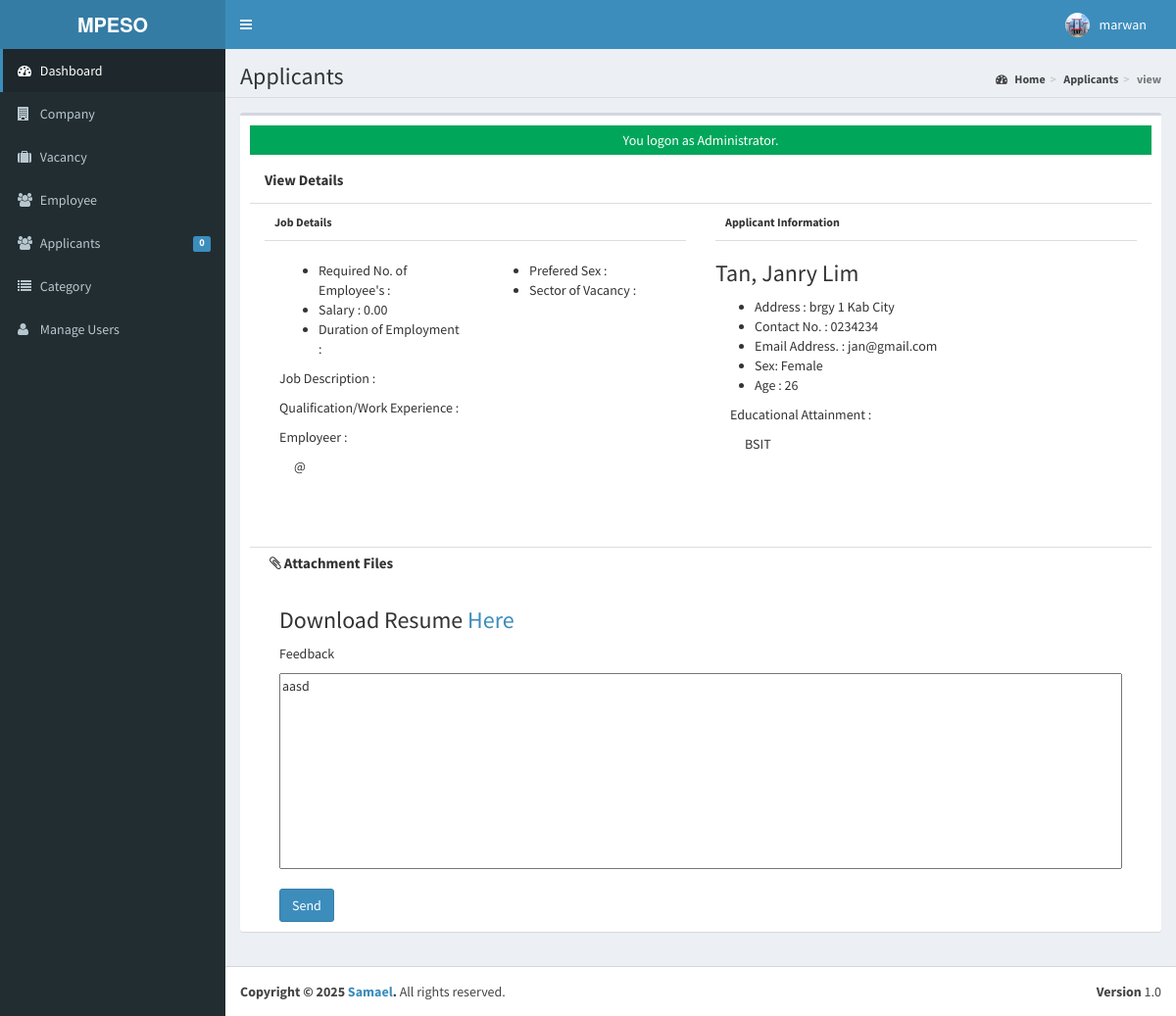
Screenshot of /admin/applicants/index.php?view=view&id=2018015 (signed in) with the database file from the repository.
### tables this page shows
CREATE TABLE `tblusers` (
  `USERID` varchar(30) NOT NULL,
  `FULLNAME` varchar(40) NOT NULL,
  `USERNAME` varchar(90) NOT NULL,
  `PASS` varchar(90) NOT NULL,
  `ROLE` varchar(30) NOT NULL,
  `PICLOCATION` varchar(255) NOT NULL
);

CREATE TABLE `tblapplicants` (
  `APPLICANTID` int NOT NULL,
  `FNAME` varchar(90) NOT NULL,
  `LNAME` varchar(90) NOT NULL,
  `MNAME` varchar(90) NOT NULL,
  `ADDRESS` varchar(255) NOT NULL,
  `SEX` varchar(11) NOT NULL,
  `CIVILSTATUS` varchar(30) NOT NULL,
  `BIRTHDATE` date NOT NULL,
  `BIRTHPLACE` varchar(255) NOT NULL,
  `AGE` int NOT NULL,
  `USERNAME` varchar(90) NOT NULL,
  `PASS` varchar(90) NOT NULL,
  `EMAILADDRESS` varchar(90) NOT NULL,
  `CONTACTNO` varchar(90) NOT NULL,
  `DEGREE` text NOT NULL,
  `APPLICANTPHOTO` varchar(255) NOT NULL,
  `NATIONALID` varchar(255) NOT NULL
);

CREATE TABLE `tbljobregistration` (
  `REGISTRATIONID` int NOT NULL,
  `COMPANYID` int NOT NULL,
  `JOBID` int NOT NULL,
  `APPLICANTID` int NOT NULL,
  `APPLICANT` varchar(90) NOT NULL,
  `REGISTRATIONDATE` date NOT NULL,
  `REMARKS` varchar(255) NOT NULL DEFAULT 'Pending',
  `FILEID` varchar(30) DEFAULT NULL,
  `PENDINGAPPLICATION` tinyint(1) NOT NULL DEFAULT '1',
  `HVIEW` tinyint(1) NOT NULL DEFAULT '1',
  `DATETIMEAPPROVED` datetime NOT NULL
);

### admin/applicants/index.php (called while the page is built, shortened)
<?php
require_once("../../include/initialize.php");
 $title="Applicants";
require_once ("../theme/templates.php");
?>

### include/database.php (called while the page is built, shortened)
<?php
class Database {
	var $sql_string = '';
	private $conn;
	public function open_connection() {
		$this->conn = mysqli_connect(server,user,pass);
		if(!$this->conn){
			$this->error_msg = "Problem in database connection! Contact administrator!";
			error_log($this->error_msg);
			exit();
		} else {
			$db_select = mysqli_select_db($this->conn,database_name);
		}
	}
	function setQuery($sql='') {
		$this->sql_string = $sql;
		return true;
	}
	function executeQuery() {
		$result = mysqli_query($this->conn, $this->sql_string);
		return $result;
	}
	function loadSingleResult() {
		$cur = $this->executeQuery();
		$row = mysqli_fetch_object($cur);
		return $row;
	}
}
$mydb = new Database();
?>

### include/accounts.php (called while the page is built, shortened)
<?php
require_once(LIB_PATH.DS.'database.php');
class User {
	protected static  $tblname = "tblusers";
	function single_user($id=""){
			global $mydb;
			$mydb->setQuery("SELECT * FROM ".self::$tblname."
				Where USERID= '{$id}' LIMIT 1");
			$cur = $mydb->loadSingleResult();
			return $cur;
	}
}
?>

### include/function.php (called while the page is built, shortened)
<?php
function currentpage(){
		$this_page = $_SERVER['SCRIPT_NAME'];
	    $bits = explode('/',$this_page);
		 return $bits[3];
	}
		?>

### include/jobregistration.php (called while the page is built, shortened)
<?php
require_once(LIB_PATH.DS.'database.php');
class JobRegistration {
	protected static  $tblname = "tbljobregistration";
	function single_jobregistration($id=""){
			global $mydb;
			$mydb->setQuery("SELECT * FROM ".self::$tblname."
				Where REGISTRATIONID= '{$id}' LIMIT 1");
			$cur = $mydb->loadSingleResult();
			return $cur;
	}
}
?>

### include/job.php (called while the page is built, shortened)
<?php
require_once(LIB_PATH.DS.'database.php');
class Jobs {
	protected static  $tblname = "tbljob";
	function single_job($id=""){
			global $mydb;
			$mydb->setQuery("SELECT * FROM ".self::$tblname."
				Where JOBID= '{$id}' LIMIT 1");
			$cur = $mydb->loadSingleResult();
			return $cur;
	}
}
?>

### include/applicant.php (called while the page is built, shortened)
<?php
require_once(LIB_PATH.DS.'database.php');
class Applicants {
	protected static  $tblname = "tblapplicants";
	function single_applicant($id=""){
			global $mydb;
			$mydb->setQuery("SELECT * FROM ".self::$tblname."
				Where APPLICANTID= '{$id}' LIMIT 1");
			$cur = $mydb->loadSingleResult();
			return $cur;
	}
}
?>

### admin/applicants/view.php (the view, shortened to what this page needs)
<?php
global $mydb;
	$red_id = isset($_GET['id']) ? $_GET['id'] : '';
	$applicant = new Applicants();
	$appl = $applicant->single_applicant($red_id);
	$sql = "SELECT * FROM `tbljobregistration` WHERE APPLICANTID = '{$red_id}'";
	$mydb->setQuery($sql);
	$jobreg = $mydb->loadSingleResult();
	if($jobreg) {
		$jobregistration = New JobRegistration();
		$jobreg = $jobregistration->single_jobregistration($jobreg->REGISTRATIONID);
		$jobvacancy = New Jobs();
		$job = $jobvacancy->single_job($jobreg->JOBID);
		$company = new Company();
		$comp = $company->single_company($jobreg->COMPANYID);
		$sql = "SELECT * FROM `tblattachmentfile` WHERE `FILEID`=" .$jobreg->FILEID;
		$mydb->setQuery($sql);
		$attachmentfile = $mydb->loadSingleResult();
	}
?>
<div class="col-sm-12 content-header">View Details</div>
<?php if($jobreg) { ?>
<form action="controller.php?action=approve" method="POST">
<div class="col-sm-6 content-body" >
	<p>Job Details</p>
	<div class="col-sm-6">
		<ul>
            <li><i class="fp-ht-bed"></i>Required No. of Employee's : <?php echo $job->REQ_NO_EMPLOYEES; ?></li>
            <li><i class="fp-ht-food"></i>Salary : <?php echo number_format($job->SALARIES,2);  ?></li>
            <li><i class="fa fa-sun-"></i>Duration of Employment : <?php echo $job->DURATION_EMPLOYEMENT; ?></li>
        </ul>
	</div>
	<div class="col-sm-6">
		<ul>
            <li><i class="fp-ht-tv"></i>Prefered Sex : <?php echo $job->PREFEREDSEX; ?></li>
            <li><i class="fp-ht-computer"></i>Sector of Vacancy : <?php echo $job->SECTOR_VACANCY; ?></li>
        </ul>
	</div>
	<div class="col-sm-12">
		<p>Job Description : </p>
	</div>
	<div class="col-sm-12">
		<p>Qualification/Work Experience : </p>
	</div>
	<div class="col-sm-12">
		<p>Employeer : </p>
		<p style="margin-left: 15px;">@ <?php echo $comp->COMPANYADDRESS ; ?></p>
	</div>
</div>
<?php } ?>
<div class="col-sm-<?php echo $jobreg ? '6' : '12'; ?> content-body" >
	<p>Applicant Information</p>
	<h3> <?php echo $appl->LNAME. ', ' .$appl->FNAME . ' ' . $appl->MNAME;?></h3>
	<ul>
		<li>Address : <?php echo $appl->ADDRESS; ?></li>
		<li>Contact No. : <?php echo $appl->CONTACTNO;?></li>
		<li>Email Address. : <?php echo $appl->EMAILADDRESS;?></li>
		<li>Sex: <?php echo $appl->SEX;?></li>
		<li>Age : <?php echo $appl->AGE;?></li>
	</ul>
	<div class="col-sm-12">
		<p>Educational Attainment : </p>
		<p style="margin-left: 15px;"><?php echo $appl->DEGREE;?></p>
	</div>
</div>
<?php if($jobreg) { ?>
<div class="col-sm-12 content-footer">
<p><i class="fa fa-paperclip"></i>  Attachment Files</p>
	<div class="col-sm-12 slider">
		 <h3>Download Resume <a href="<?php echo web_root.'applicant/'.$attachmentfile->FILE_LOCATION; ?>">Here</a></h3>
	</div>
	<div class="col-sm-12">
		<p>Feedback</p>
		<textarea class="input-group" name="REMARKS"><?php echo isset($jobreg->REMARKS) ? $jobreg->REMARKS : ""; ?></textarea>
	</div>
	<div class="col-sm-12  submitbutton ">
		<button type="submit" name="submit" class="btn btn-primary">Send</button>
	</div>
</div>
</form>
<?php } ?>

### admin/theme/templates.php (shortened to what this page needs)
<!DOCTYPE html>
<html>
    <head>
        <link rel="stylesheet" href="<?php echo web_root;?>bootstrap/css/bootstrap.min.css">
        <link rel="stylesheet" href="<?php echo web_root;?>plugins/font-awesome/css/font-awesome.min.css">
        <link rel="stylesheet" href="<?php echo web_root;?>dist/css/AdminLTE.min.css">
        <link rel="stylesheet" href="<?php echo web_root;?>dist/css/skins/_all-skins.min.css">
        <link rel="stylesheet" href="<?php echo web_root;?>plugins/iCheck/flat/blue.css">
        <link rel="stylesheet" href="<?php echo web_root;?>plugins/morris/morris.css">
        <link rel="stylesheet" href="<?php echo web_root;?>plugins/jvectormap/jquery-jvectormap-1.2.2.css">
        <link href="<?php echo web_root; ?>plugins/datepicker/bootstrap-datetimepicker.min.css" rel="stylesheet" media="screen">
        <link rel="stylesheet" href="<?php echo web_root;?>plugins/dataTables/jquery.dataTables.min.css">
        <link rel="stylesheet" href="<?php echo web_root;?>plugins/bootstrap-wysihtml5/bootstrap3-wysihtml5.min.css">
    </head>
 <body class="hold-transition skin-blue fixed sidebar-mini">
<div class="wrapper">
  <header class="main-header">
    <a href="<?php echo web_root;?>/admin/" class="logo">
      <span class="logo-lg"><b>MPESO</b></span>
    </a>
    <nav class="navbar navbar-static-top" role="navigation">
      <a href="#" class="sidebar-toggle" data-toggle="offcanvas" role="button">
      </a>
      <div class="navbar-custom-menu">
        <ul class="nav navbar-nav">
          <?php
              $user = New User();
              $singleuser = $user->single_user($_SESSION['ADMIN_USERID']);
          ?>
          <li class="dropdown user user-menu" style="padding-right: 15px;"  >
            <a href="#" class="dropdown-toggle" data-toggle="dropdown">
              <img src="<?php echo !empty($singleuser->PICLOCATION) ? web_root.'admin/user/'.$singleuser->PICLOCATION : web_root.'admin/user/photos/default.png'; ?>" class="user-image" alt="User Image">
              <span class="hidden-xs"><?php echo $singleuser->FULLNAME; ?></span>
            </a>
          </li>
        </ul>
      </div>
    </nav>
  </header>
  <aside class="main-sidebar">
    <section class="sidebar">
      <ul class="sidebar-menu">
        <li  class="<?php echo (currentpage() == 'index.php') ? "active" : false;?>" >
          <a href="<?php echo web_root ;?>admin/">
            <i class="fa fa-dashboard"></i> <span>Dashboard</span>
          </a>
        </li>
        <li class="<?php echo (currentpage() == 'company') ? "active" : false;?>" >
          <a href="<?php echo web_root ;?>admin/company/">
            <i class="fa fa-building"></i> <span>Company</span>
          </a>
        </li>
        <li class="<?php echo (currentpage() == 'vacancy') ? "active" : false;?>" >
          <a href="<?php echo web_root ;?>admin/vacancy/">
            <i class="fa fa-suitcase"></i> <span>Vacancy</span>
          </a>
        </li>
        <li class="<?php echo (currentpage() == 'employee') ? "active" : false;?>" >
          <a href="<?php echo web_root ;?>admin/employee/">
            <i class="fa fa-users"></i> <span>Employee</span>
          </a>
        </li>
        <li class="<?php echo (currentpage() == 'applicants') ? "active" : false;?>" >
          <a href="<?php echo web_root ;?>admin/applicants/">
            <i class="fa fa-users"></i> <span>Applicants</span>
            <span class="label label-primary pull-right">
              <?php
                $sql = "SELECT count(*) as 'APPL' FROM `tbljobregistration` WHERE `PENDINGAPPLICATION`=1";
                $mydb->setQuery($sql);
                $pending = $mydb->loadSingleResult();
                echo $pending->APPL;
              ?>
            </span>
          </a>
        </li>
        <li class="<?php echo (currentpage() == 'category') ? "active" : false;?>" >
          <a href="<?php echo web_root ;?>admin/category/">
            <i class="fa fa-list"></i> <span>Category</span>
          </a>
        </li>
         <li class="<?php echo (currentpage() == 'user') ? "active" : false;?>">
          <a href="<?php echo web_root; ?>admin/user/">
            <i class="fa fa-user"></i> <span>Manage Users</span> </a>
        </li>
      </ul>
    </section>
  </aside>
  <div class="content-wrapper">
  <section class="content-header">
      <h1>
        <?php echo isset($title) ? $title : ''; ?>
      </h1>
      <ol class="breadcrumb">
        <?php
          if ($title!='Home') {
            $active_title = '';
            if (isset($_GET['view'])) {
              $active_title = '<li class='.$active_title.'><a href="index.php">'.$title.'</a></li>';
            }else{
              $active_title = '<li class='.$active_title.'>'.$title.'</li>';
            }
            echo '<li><a href='.web_root.'admin/><i class="fa fa-dashboard"></i> Home</a></li>';
            echo  $active_title;
            echo  isset($_GET['view']) ? '<li class="active">'.$_GET['view'].'</li>' : '';
          }
        ?>
      </ol>
    </section>
         <section class="content">
          <div class="row">
            <div class="col-xs-12">
              <div class="box">
                <div class="box-body">
              <?php
               require_once $content;
               ?>
             </div>
             </div>
           </div>
         </div>
         </section>
 </div>
  <footer class="main-footer">
    <div class="pull-right hidden-xs">
      <b>Version</b> 1.0
    </div>
    <strong>Copyright &copy; 2025 <a href="m.me/kh1ddtv">Samael</a>.</strong> All rights
    reserved.
  </footer>
    </body>
</html>

### admin/applicants/view.php (style rules this page uses)
.content-header { min-height: 50px; border-bottom: 1px solid #ddd; font-size: 15px; font-weight: bold; }
.content-body { min-height: 350px; }
.content-body >p { padding:10px; font-size: 12px; font-weight: bold; border-bottom: 1px solid #ddd; }
.content-footer { min-height: 100px; border-top: 1px solid #ddd; }
.content-footer > p { padding:5px; font-size: 15px; font-weight: bold; }
.content-footer textarea { width: 100%; height: 200px; }
.content-footer .submitbutton { margin-top: 20px; }

### rows the page displays
tblusers: PICLOCATION (picture), FULLNAME "marwan"
tblapplicants: LNAME "Tan", FNAME "Janry", MNAME "Lim", ADDRESS "brgy 1 Kab City", CONTACTNO "0234234", EMAILADDRESS "jan@gmail.com", SEX "Female", AGE "26", DEGREE "BSIT"
tbljobregistration: REMARKS "aasd"

### other values shown
$pending->APPL "0"
$title "Applicants"
$_GET['view'] "view"
$_SESSION['message'] "You logon as Administrator."
$job->SALARIES "0.00"
